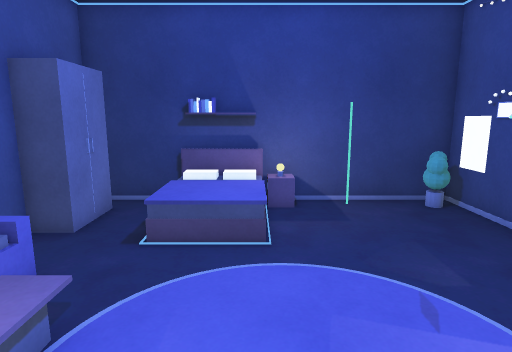
view 1 (above)

12 first-person views from a walk through a Unity game level. The camera is 1.5 m above the floor, tilts 10° down and sees 75° across. The floor is counted in squares, 0.5 m on a side. Each view is taken from the middle of a square. On the plan, view 1 faces up. The plan holds only what a view shows up to about 20 squares ahead; the rest is blank. The place goes on beyond the plan. The player is left out.

view 2
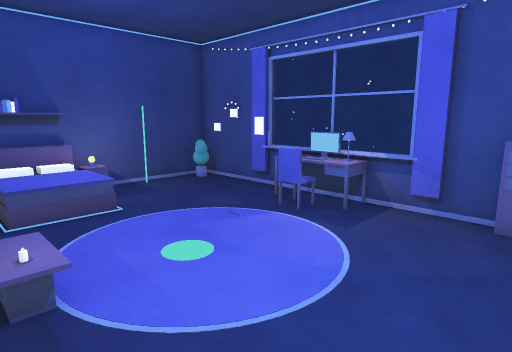

view 3
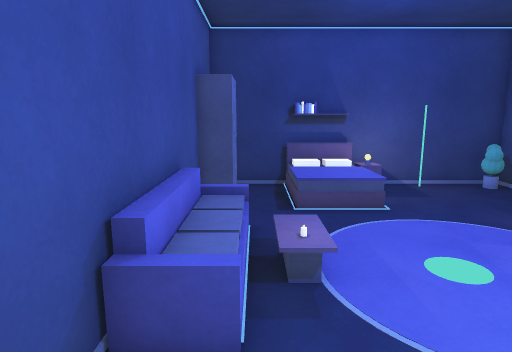

view 4
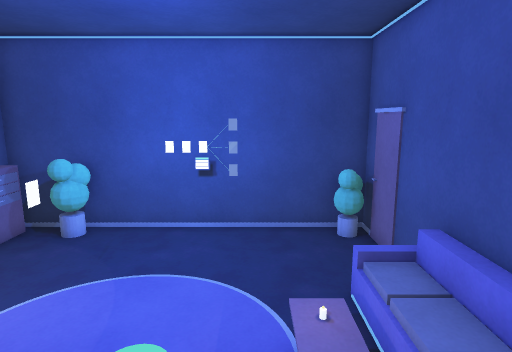

view 5
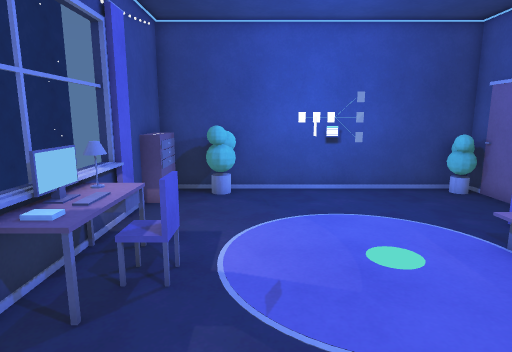

view 6
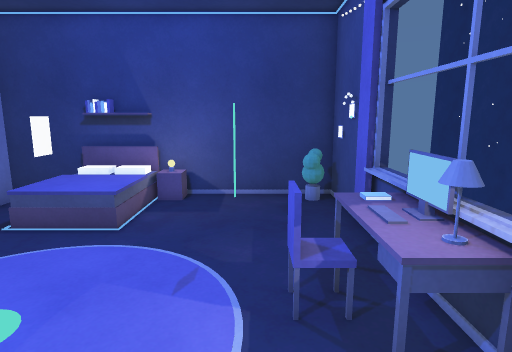

view 7
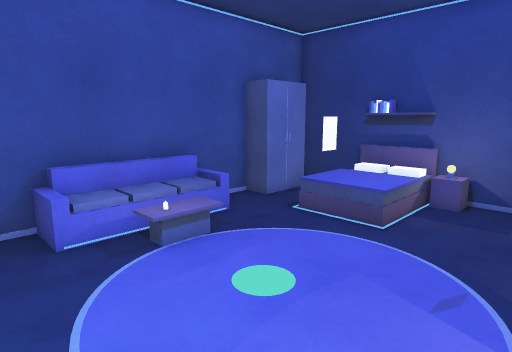

view 8
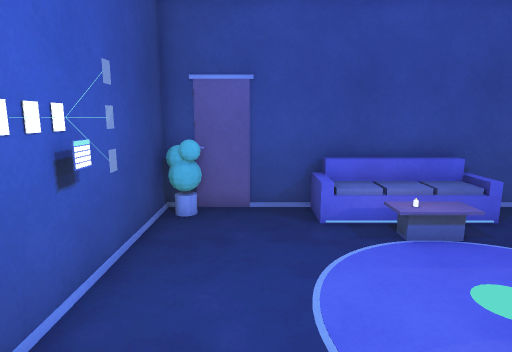

view 9
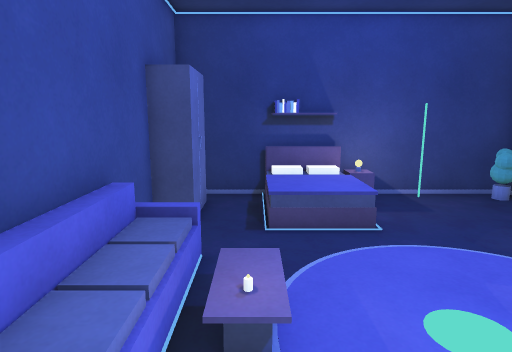

view 10
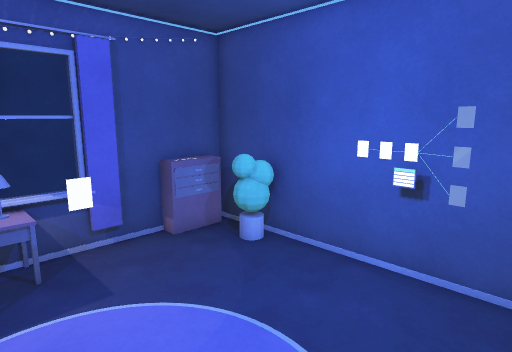

view 11
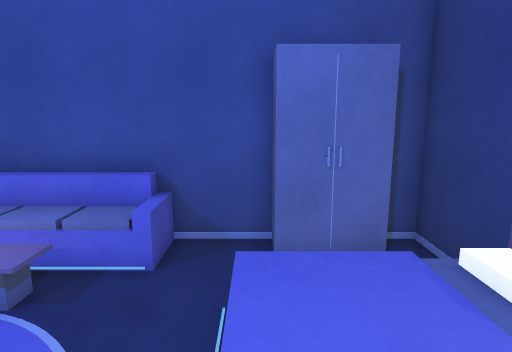

view 12
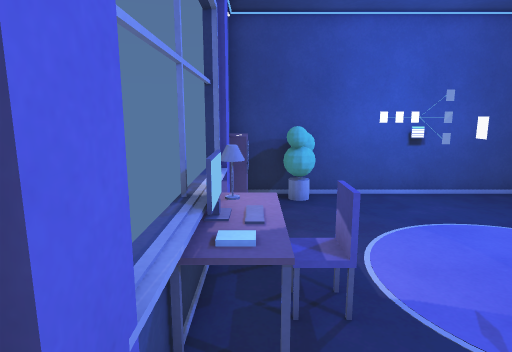

### Floor plan
Key: @ floor where view 1 was taken; # wall or solid block; . main floor; : floor 0.5 m higher than the main floor; / step, stairs or slope; = window, fence, low wall or low ledge; O other object.
Columns run from 6 left of view 1 to 7 right of it. Each row starts with its distance up from view 1.
 12 ##############
 11 #O..  OO....=O
 10 #O..  :.....##
  9 #O..  :......
  8 #O..:::......#
  7 #............#
  6 #.=.........O=
  5 #O/..    ...O#
  4 #O/:      OOO#
  3 #O/:    O ..O#
  2 #O/..   O...O=
  1 #==..    ....#
  0 #.....@......#
 -1 #............#
 -2 #...........O
 -3 #=........=#OO
 -4 ##### OO######

Positions as (right, up) in squares from view 1, and headings:
1: (0, 0), facing up
2: (-4, -3), facing up-right
3: (-4, -3), facing up
4: (-2, 8), facing down
5: (3, 10), facing down
6: (4, -1), facing up
7: (4, -1), facing up-left
8: (5, -1), facing left
9: (-3, -1), facing up
10: (-3, 4), facing down-right
11: (2, 8), facing left
12: (6, 9), facing down
